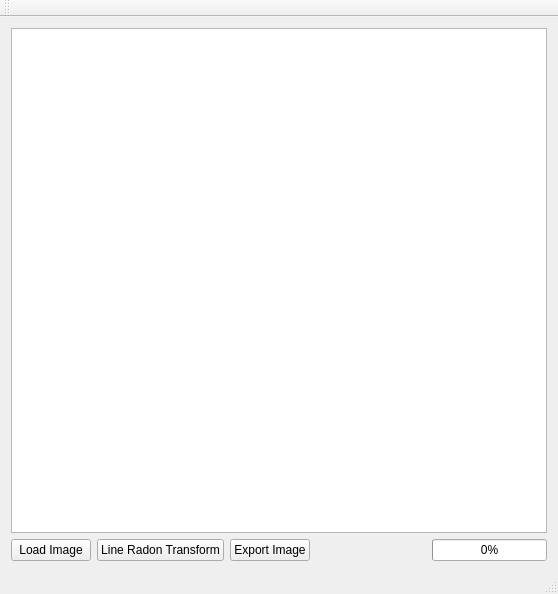
<?xml version="1.0" encoding="UTF-8"?>
<ui version="4.0">
 <class>MainWindow</class>
 <widget class="QMainWindow" name="MainWindow">
  <property name="geometry">
   <rect>
    <x>0</x>
    <y>0</y>
    <width>558</width>
    <height>594</height>
   </rect>
  </property>
  <property name="windowTitle">
   <string>MainWindow</string>
  </property>
  <widget class="QWidget" name="centralWidget">
   <layout class="QGridLayout" name="gridLayout">
    <item row="0" column="0">
     <widget class="QGraphicsView" name="m_view"/>
    </item>
    <item row="1" column="0">
     <layout class="QHBoxLayout" name="horizontalLayout">
      <item>
       <widget class="QPushButton" name="m_push_button_load_image">
        <property name="text">
         <string>Load Image</string>
        </property>
       </widget>
      </item>
      <item>
       <widget class="QPushButton" name="m_push_button_lrt">
        <property name="text">
         <string>Line Radon Transform</string>
        </property>
       </widget>
      </item>
      <item>
       <widget class="QPushButton" name="m_push_button_export_image">
        <property name="text">
         <string>Export Image</string>
        </property>
       </widget>
      </item>
      <item>
       <spacer name="horizontalSpacer_2">
        <property name="orientation">
         <enum>Qt::Horizontal</enum>
        </property>
        <property name="sizeType">
         <enum>QSizePolicy::Expanding</enum>
        </property>
        <property name="sizeHint" stdset="0">
         <size>
          <width>40</width>
          <height>20</height>
         </size>
        </property>
       </spacer>
      </item>
      <item>
       <widget class="QProgressBar" name="m_progress_bar">
        <property name="value">
         <number>0</number>
        </property>
       </widget>
      </item>
     </layout>
    </item>
   </layout>
  </widget>
  <widget class="QMenuBar" name="menuBar">
   <property name="geometry">
    <rect>
     <x>0</x>
     <y>0</y>
     <width>558</width>
     <height>22</height>
    </rect>
   </property>
  </widget>
  <widget class="QToolBar" name="mainToolBar">
   <attribute name="toolBarArea">
    <enum>TopToolBarArea</enum>
   </attribute>
   <attribute name="toolBarBreak">
    <bool>false</bool>
   </attribute>
  </widget>
  <widget class="QStatusBar" name="statusBar"/>
 </widget>
 <layoutdefault spacing="6" margin="11"/>
 <resources/>
 <connections/>
</ui>
